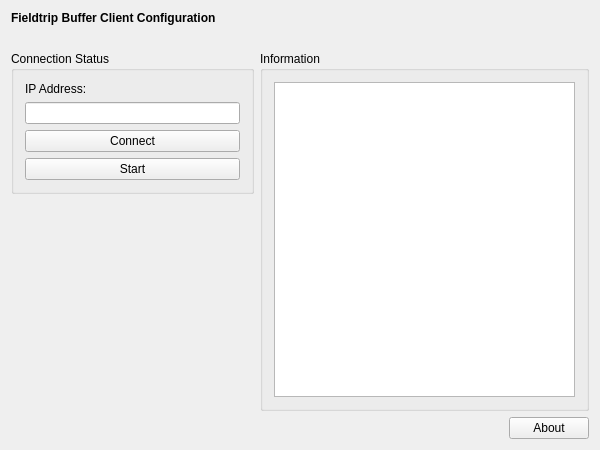
<?xml version="1.0" encoding="UTF-8"?>
<ui version="4.0">
 <class>FtBufferSetupWidgetClass</class>
 <widget class="QWidget" name="FtBufferSetupWidgetClass">
  <property name="geometry">
   <rect>
    <x>0</x>
    <y>0</y>
    <width>600</width>
    <height>450</height>
   </rect>
  </property>
  <property name="windowTitle">
   <string>DummySetupWidget</string>
  </property>
  <layout class="QVBoxLayout" name="verticalLayout">
   <item>
    <widget class="QLabel" name="m_qLabel_Headline">
     <property name="font">
      <font>
       <weight>75</weight>
       <bold>true</bold>
      </font>
     </property>
     <property name="text">
      <string>Fieldtrip Buffer Client Configuration</string>
     </property>
    </widget>
   </item>
   <item>
    <spacer name="m_qVerticalSpacer_Headline">
     <property name="orientation">
      <enum>Qt::Vertical</enum>
     </property>
     <property name="sizeType">
      <enum>QSizePolicy::Fixed</enum>
     </property>
     <property name="sizeHint" stdset="0">
      <size>
       <width>20</width>
       <height>20</height>
      </size>
     </property>
    </spacer>
   </item>
   <item>
    <layout class="QGridLayout" name="m_qGridLayout_main">
     <item row="2" column="1">
      <spacer name="m_qHorizontalSpacer_About">
       <property name="orientation">
        <enum>Qt::Horizontal</enum>
       </property>
       <property name="sizeHint" stdset="0">
        <size>
         <width>40</width>
         <height>20</height>
        </size>
       </property>
      </spacer>
     </item>
     <item row="2" column="2">
      <widget class="QPushButton" name="m_qPushButton_About">
       <property name="text">
        <string>About</string>
       </property>
      </widget>
     </item>
     <item row="1" column="0">
      <spacer name="m_qVerticalSpacer_LeftRow">
       <property name="orientation">
        <enum>Qt::Vertical</enum>
       </property>
       <property name="sizeHint" stdset="0">
        <size>
         <width>20</width>
         <height>40</height>
        </size>
       </property>
      </spacer>
     </item>
     <item row="0" column="1" rowspan="2" colspan="2">
      <widget class="QGroupBox" name="m_qGroupBox_Information">
       <property name="title">
        <string>Information</string>
       </property>
       <layout class="QGridLayout" name="m_qGridLayout_Information">
        <item row="0" column="0">
         <widget class="QTextBrowser" name="m_qTextBrowser_Information"/>
        </item>
       </layout>
      </widget>
     </item>
     <item row="0" column="0">
      <widget class="QGroupBox" name="m_qGroupBox_yourGroupBox">
       <property name="sizePolicy">
        <sizepolicy hsizetype="Minimum" vsizetype="Preferred">
         <horstretch>0</horstretch>
         <verstretch>0</verstretch>
        </sizepolicy>
       </property>
       <property name="minimumSize">
        <size>
         <width>0</width>
         <height>100</height>
        </size>
       </property>
       <property name="title">
        <string>Connection Status</string>
       </property>
       <property name="flat">
        <bool>false</bool>
       </property>
       <layout class="QGridLayout" name="m_qGridLayout_Properties">
        <item row="0" column="0">
         <widget class="QLabel" name="label">
          <property name="text">
           <string>IP Address:</string>
          </property>
         </widget>
        </item>
        <item row="1" column="0">
         <widget class="QLineEdit" name="m_lineEditIP"/>
        </item>
        <item row="2" column="0">
         <widget class="QPushButton" name="m_qPushButton_Connect">
          <property name="text">
           <string>Connect</string>
          </property>
         </widget>
        </item>
        <item row="3" column="0">
         <widget class="QPushButton" name="m_qPushButton_Start">
          <property name="text">
           <string>Start</string>
          </property>
         </widget>
        </item>
       </layout>
      </widget>
     </item>
    </layout>
   </item>
  </layout>
 </widget>
 <layoutdefault spacing="6" margin="11"/>
 <resources/>
 <connections/>
</ui>
